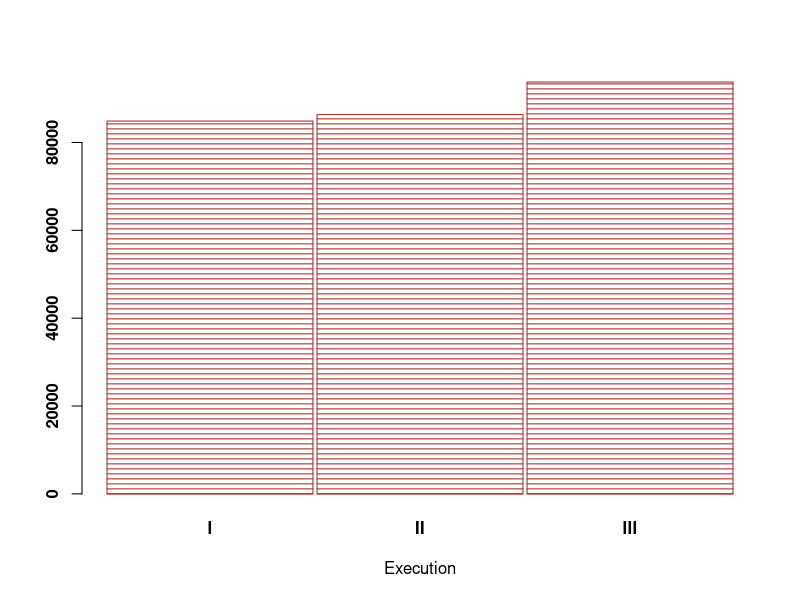
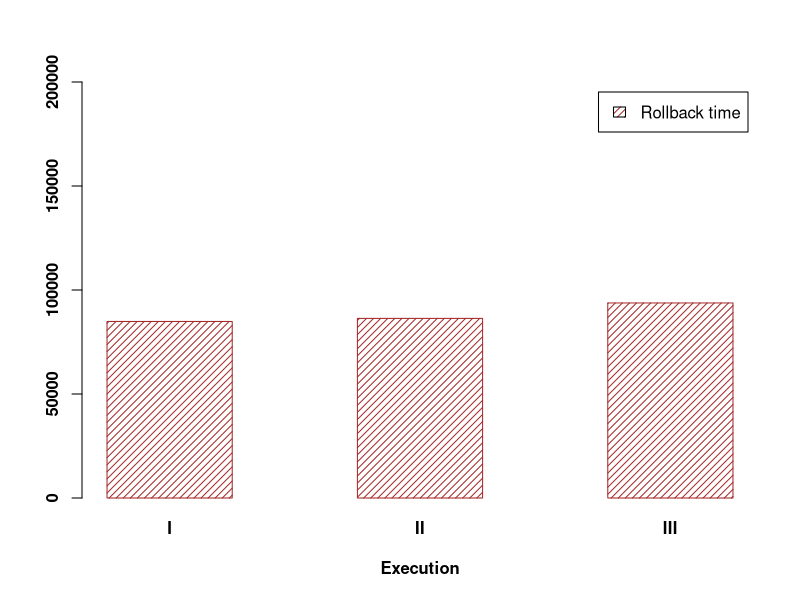

These figures' R source, in order:
#Create data


#set.seed(112)
#data=matrix(sample(1:30,15) , nrow=3)

data = matrix(
    c(84880, 86355, 93770),
    nrow=1, 
    ncol=3, 
    byrow=TRUE
)



png(filename="/home/ricardo/Documents/rollbacktime.png",  width=600, height =600, res=100)

colnames(data)=c("I", "II", "III")
rownames(data)=c("Rollback time")
 
# Get the stacked barplot
barplot(data, density=c(20,20,20) , angle=c(0,45,90) , col="brown", border="brown", space=0.02, font.axis=2, xlab="Execution")

# Grouped barplot
barplot(data, density=c(20,20,20) , col="brown", border="brown", font.axis=2, beside=T, legend=rownames(data), xlab="Execution", ylim=c(0, 200000), font.lab=2)

dev.off()

